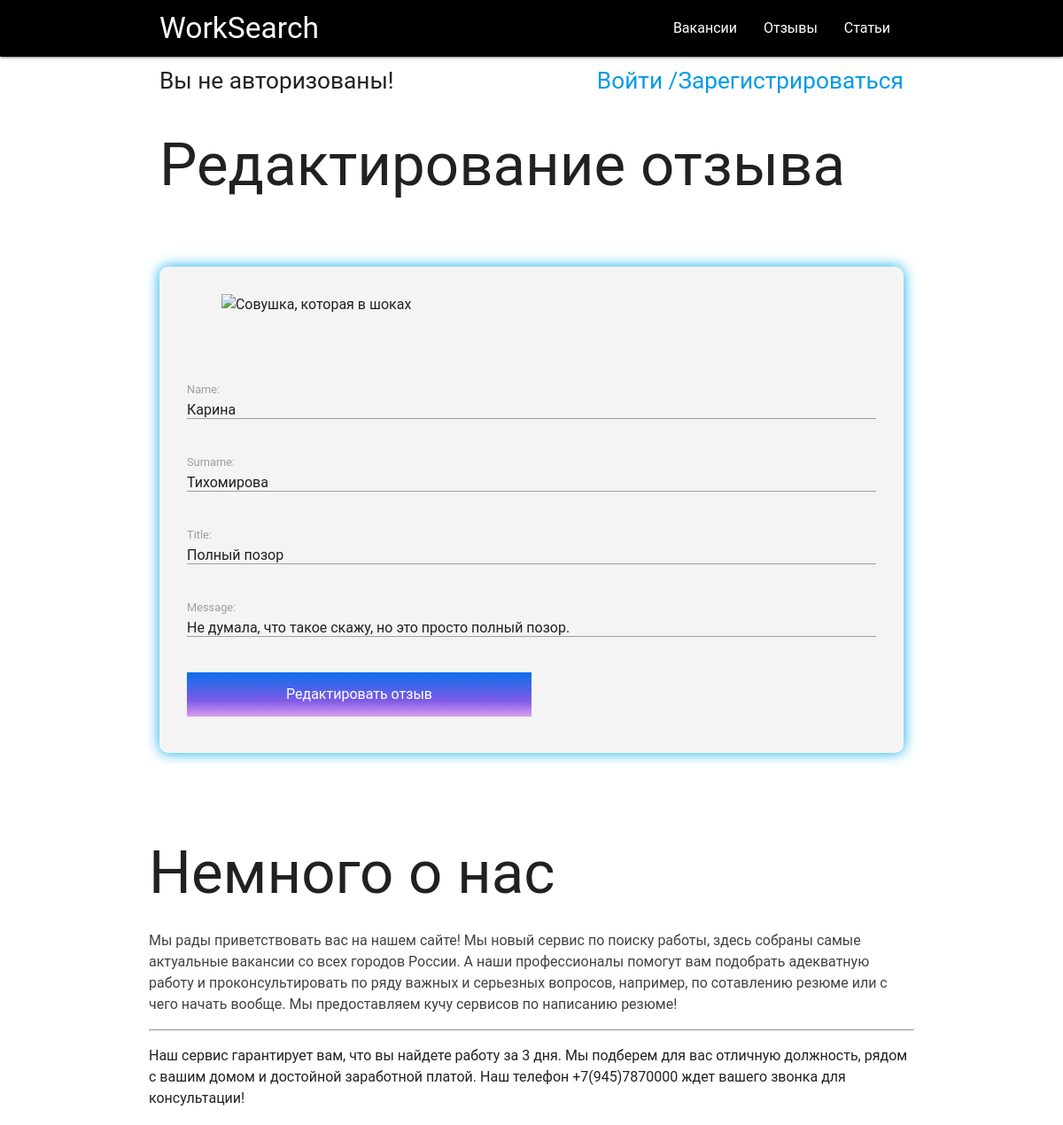
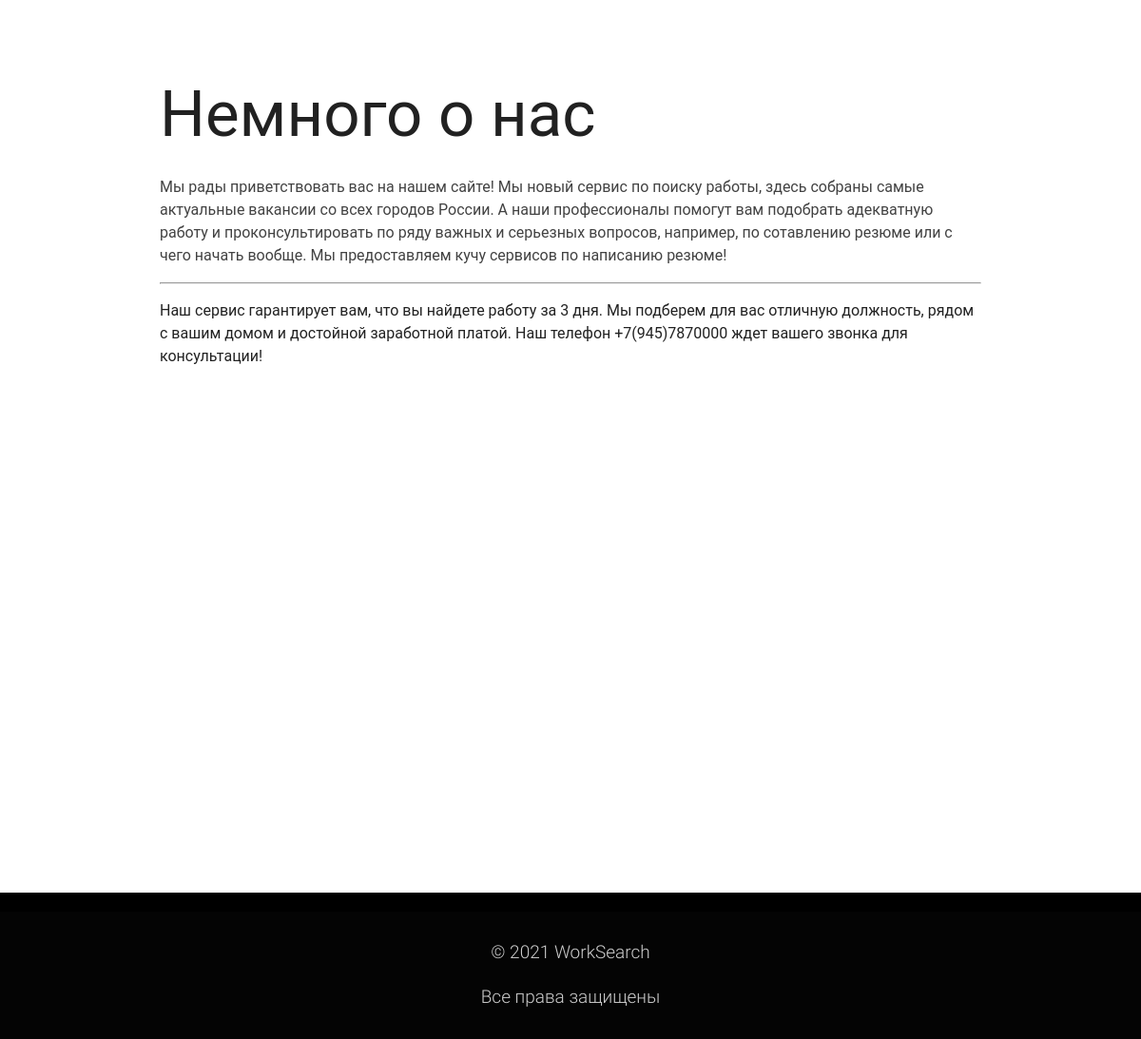
Screenshot of /reviews/8/update with the database file from the repository (2 pictures, top to bottom).
### main/models.py (models this page shows, shortened)
class Reviews_about_service(models.Model):
    id_review = models.AutoField(primary_key=True)
    name = models.CharField('Имя пользователя', max_length=55)
    surname = models.CharField('Фамилия пользователя', max_length=155)
    title = models.CharField('Заголовок отзыва', max_length=255)
    message = models.TextField('Сообщение')
    class Meta:
        verbose_name = "Отзыв о сервисе"
        verbose_name_plural = "Отзывы о сервисе"

### main/views.py (the view)
# urls.py: path('reviews/<id_review>/update', views.update_view, name='review_update'),
def update_view(request, id_review):
    context ={}
    obj = get_object_or_404(Reviews_about_service, id_review=id_review)
    form = ReviewForm(request.POST or None, instance=obj)
    if form.is_valid():
        instance = form.save(commit=False)
        instance.save()
        form.save()
        return HttpResponseRedirect("/reviews")
    context["form"] = form
    return render(request, "main/update_review.html", context)

### main/forms.py
class ReviewForm(forms.ModelForm):
    name = forms.CharField(required=True)
    surname = forms.CharField(required=True)
    title = forms.CharField(required=True)
    message = forms.CharField(required=True)
    class Meta:
        model = Reviews_about_service
        fields = [
            "name",
            "surname",
            "title",
            "message"
        ]

### main/templates/main/update_review.html (shortened to what this page needs)
{% extends 'main/base.html' %}
{% load static %}
{% block title %}
<h1>Редактирование отзыва</h1>
{% endblock %}
{% block adreviews %}
<div class="form">
    <div class="form__image_left">
        <img src="https://sun6-20.userapi.com/s/v1/ig2/I7miNcrwu6-74HJJk-ZMgb8Httu1h8VqSxIFBrJ9LictI99NCWBc_-G3HZSaO4ScPQ9BdLZPphrc-ykN6R4mwUVx.jpg?size=400x0&quality=96&crop=0,237,606,606&ava=1" alt="Совушка, которая в шоках">
    </div>
<form class="form__content" method="POST" enctype="multipart/form-data" role="form">
    {{ form.as_p }}
    <button class="form__button" type="submit" name="button" value="Отправить заявку" role="button">Редактировать отзыв</button>
</form>
</div>
<div class="section white">
        <div class="row">
            <h1 class="header">Немного о нас</h1>
            <p class="grey-text text-darken-3 lighten-3">
                Мы рады приветствовать вас на нашем сайте! Мы новый сервис по поиску работы, здесь собраны самые актуальные вакансии со всех городов России. А наши профессионалы помогут вам подобрать адекватную работу и проконсультировать по ряду важных и серьезных вопросов, например, по сотавлению резюме или с чего начать вообще.
                Мы предоставляем кучу сервисов по написанию резюме!
            </p>
             <hr>
            <p>
                Наш сервис гарантирует вам, что вы найдете работу за 3 дня. Мы подберем для вас отличную должность, рядом с вашим домом и достойной заработной платой.
                Наш телефон +7(945)7870000 ждет вашего звонка для консультации!
            </p>
        </div>
</div>
{% endblock %}

### main/static/style1.css (style rules this page uses)
body, html { font-family: "Roboto", sans-serif; font-size: 16px; margin: 0px; padding: 0px; }

### main/static/style3.css (style rules this page uses)
.form { display: grid; grid-template-columns: repeat(auto-fit,minmax(400px,1fr)); grid-column-gap: 30px; grid-row-gap: 35px; padding: 20px; margin-top: 50px; margin-bottom: 50px; justify-content: center; background: rgba( 181, 182, 182, 0.15 ); box-shadow: 0 8px 32px 0 rgba( 31, 38, 135, 0.37 ); backdrop-filter: blur( 8.0px ); -webkit-backdrop-filter: blur( 8.0px ); border-radius: 10px; border: 1px solid rgba( 255, 255, 255, 0.18 ); }
.form__image_left { width: 90%; margin: 0 auto; }
.form__image_left img { width: 100%; }
.form__content { margin-top: 20px; }
.form__button { width: 50%; margin: 10px auto; height: 50px; color: white; border: none; background: linear-gradient(to top, rgba(219, 158, 240, 1) 0%, rgba(125, 90, 230, 1) 36%, rgba(9, 111, 235, 1) 100%); }

### main/templates/main/base.html (style rules this page uses)
.form { padding: 30px; box-shadow: 0 0 15px rgb(5, 170, 235); }

### rows the page displays
Reviews_about_service: name "Карина", surname "Тихомирова", title "Полный позор", message "Не думала, что такое скажу, но это просто полный позор."
